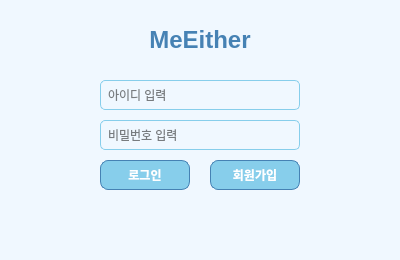
<?xml version="1.0" encoding="UTF-8"?>
<ui version="4.0">
 <class>LoginWindow</class>
 <widget class="QWidget" name="LoginWindow">
  <property name="geometry">
   <rect>
    <x>0</x>
    <y>0</y>
    <width>400</width>
    <height>260</height>
   </rect>
  </property>
  <property name="windowTitle">
   <string>MeEither - 로그인</string>
  </property>
  <property name="styleSheet">
   <string>
    QWidget {
        background-color: #f0f8ff;
        font-family: Arial, sans-serif;
    }
    QPushButton {
        background-color: #87ceeb;
        border: 1px solid #4682b4;
        border-radius: 8px;
        color: white;
        font-weight: bold;
        padding: 5px 10px;
    }
    QPushButton:hover {
        background-color: #4682b4;
    }
    QLineEdit {
        border: 1px solid #87ceeb;
        border-radius: 5px;
        padding: 5px;
    }
   </string>
  </property>
  <widget class="QLabel" name="headerLabel">
   <property name="geometry">
    <rect>
     <x>100</x>
     <y>20</y>
     <width>200</width>
     <height>40</height>
    </rect>
   </property>
   <property name="styleSheet">
    <string>
     QLabel {
         font-size: 24px;
         font-weight: bold;
         color: #4682b4;
     }
    </string>
   </property>
   <property name="text">
    <string>MeEither</string>
   </property>
   <property name="alignment">
    <set>Qt::AlignmentFlag::AlignCenter</set>
   </property>
  </widget>
  <widget class="QLineEdit" name="usernameLineEdit">
   <property name="geometry">
    <rect>
     <x>100</x>
     <y>80</y>
     <width>200</width>
     <height>30</height>
    </rect>
   </property>
   <property name="placeholderText">
    <string>아이디 입력</string>
   </property>
  </widget>
  <widget class="QLineEdit" name="passwordLineEdit">
   <property name="geometry">
    <rect>
     <x>100</x>
     <y>120</y>
     <width>200</width>
     <height>30</height>
    </rect>
   </property>
   <property name="echoMode">
    <enum>QLineEdit::EchoMode::Password</enum>
   </property>
   <property name="placeholderText">
    <string>비밀번호 입력</string>
   </property>
  </widget>
  <widget class="QPushButton" name="loginButton">
   <property name="geometry">
    <rect>
     <x>100</x>
     <y>160</y>
     <width>90</width>
     <height>30</height>
    </rect>
   </property>
   <property name="text">
    <string>로그인</string>
   </property>
  </widget>
  <widget class="QPushButton" name="signUpButton">
   <property name="geometry">
    <rect>
     <x>210</x>
     <y>160</y>
     <width>90</width>
     <height>30</height>
    </rect>
   </property>
   <property name="text">
    <string>회원가입</string>
   </property>
  </widget>
 </widget>
 <resources/>
 <connections/>
</ui>
